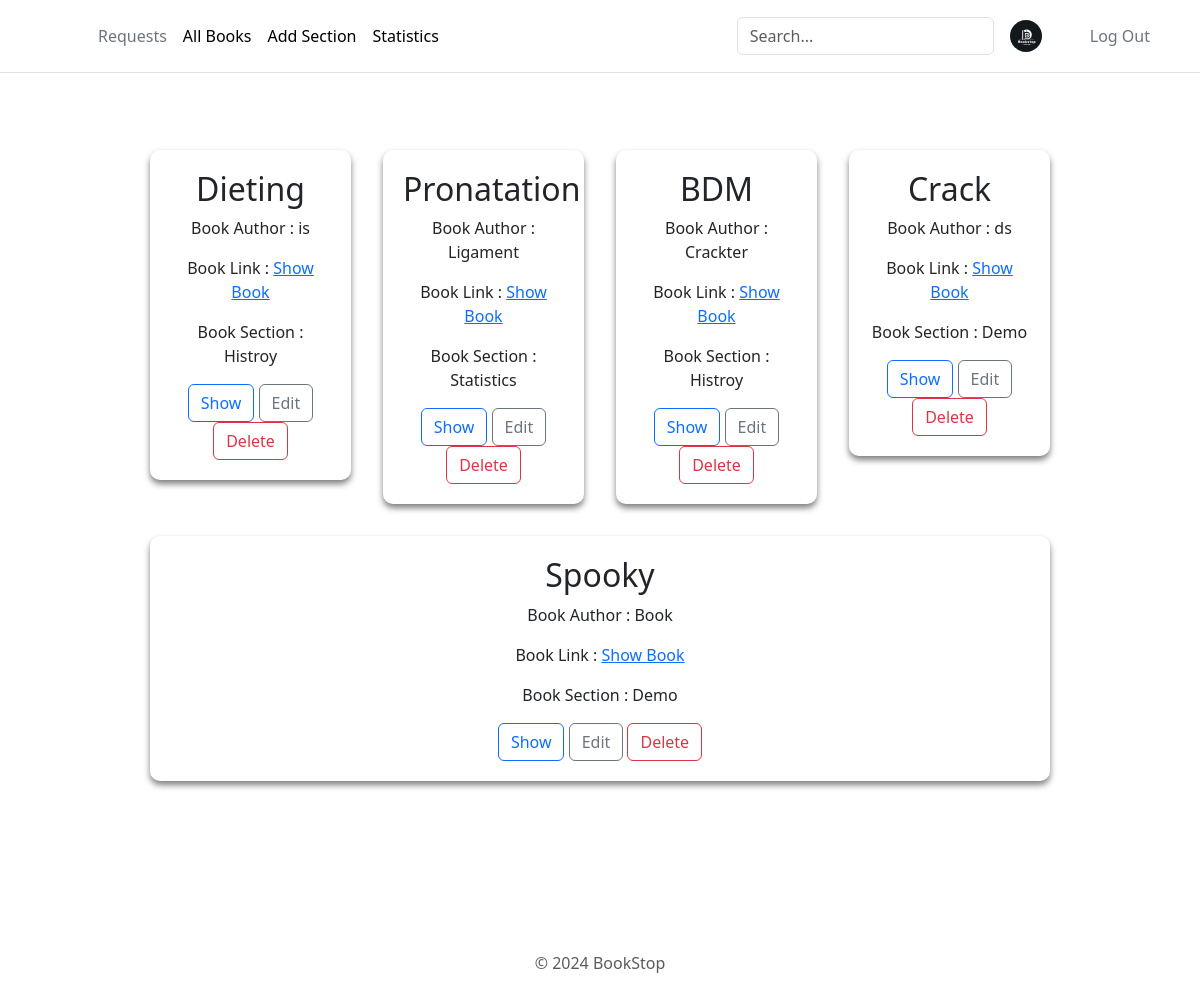
Page /showBooks (signed in) on the earlier database version.
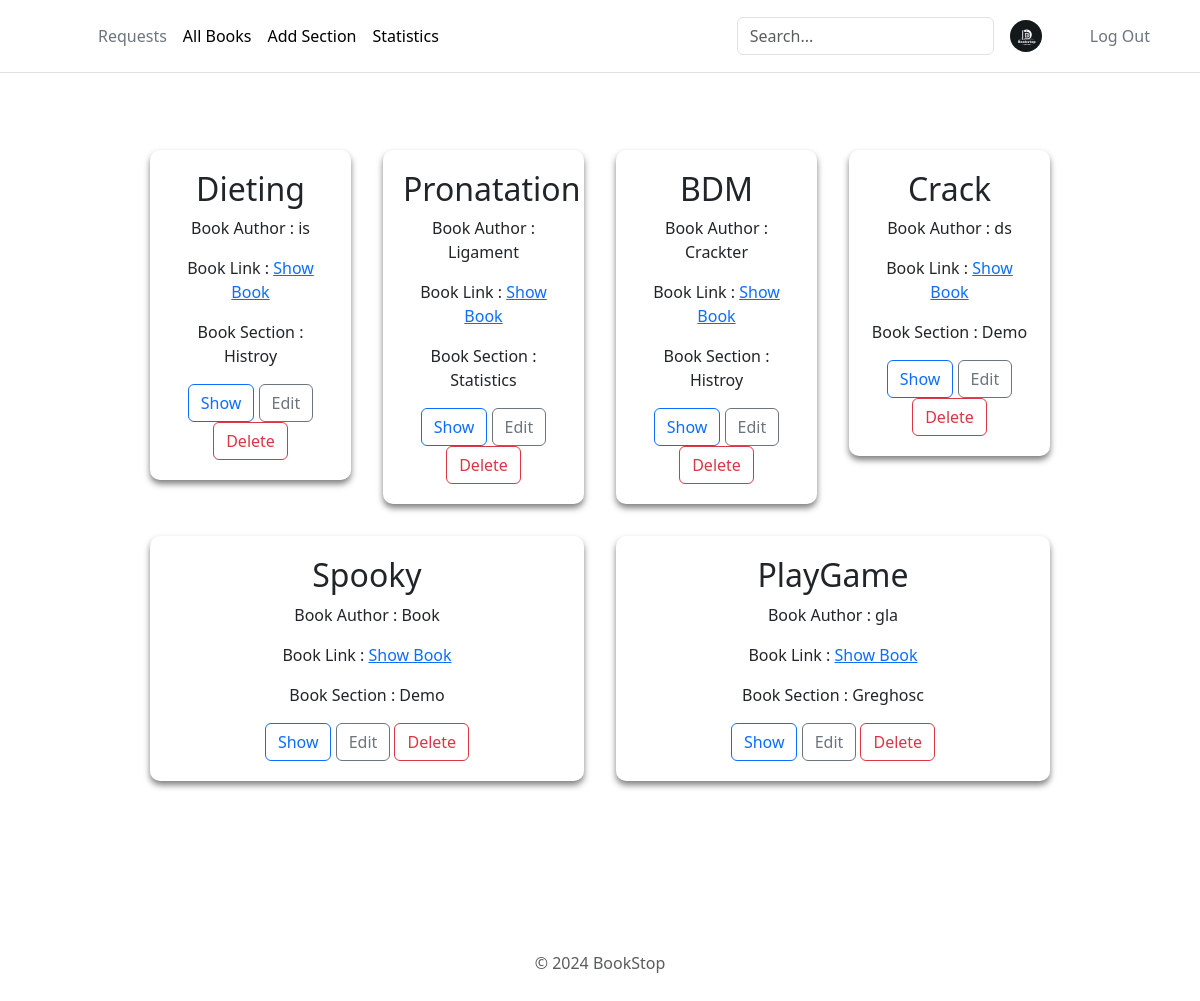
Same page on the later database version.
### app.py (models this page shows)
class Books(db.Model):
    __tablename__ = 'books'
    BookId = db.Column(db.Integer, autoincrement=True, primary_key=True)
    SectionId = db.Column(db.Integer, db.ForeignKey('section.SectionId'), nullable=False)
    Title = db.Column(db.String(50), nullable=False)
    Author = db.Column(db.String(50), nullable=False)
    Content = db.Column(db.Text)
    ImageLink = db.Column(db.String(255))

### app.py (the view)
@app.route("/showBooks", methods = ["GET","POST"])
def showBooks():
    if 'admin_id' not in session:
        return redirect(url_for('librarianLogin'))
    if request.method == 'POST':
        data = request.form.to_dict()
        f = request.files['file']
        new_filename = (data['Book-Title']+"_"+data['Author']+".pdf").replace(" ","_")
        file_path = os.path.join("books", new_filename)
        f.save(file_path)
        print(data)
        books = Books(SectionId = data['book_section'],Title=data['Book-Title'],Author=data['Author'],Content=data['Content'], ImageLink=new_filename)
        db.session.add(books)
        db.session.commit()
        print(data)
        bookSec = BookSection.query.all()
        return render_template("showBooks.html", books=bookSec)
    else:
        bookSec = BookSection.query.all()
        return render_template("showBooks.html", books=bookSec)

### templates/showBooks.html (shortened to what this page needs)
<!DOCTYPE html>
<html lang="en">
  <head>
    <link rel="stylesheet" href="/static/add-section.css" />
    {% include 'bootstrap.html' %}
  </head>
  <body>
    <div>
      {% include 'headerAdmin.html' %}
      <div>
        <div class="main-container">
          {% for book in books %}
          <div class="section-container" id="1">
            <h2>{{book.Books_Title}}</h2>
            <p>Book Author : {{book.Books_Author}}</p>
            <p>
              Book Link :
              <a
                href="{{ url_for('download_book', filename=book.Books_ImageLink) }}"
                >Show Book</a
              >
            </p>
            <div>
              <p>Book Section : {{book.Section_Title}}</p>
            </div>
            <button
              type="button"
              id="showBook{{book.BookId}}"
              class="btn btn-outline-primary"
            >
              Show
            </button>
            <button
              type="button"
              id="editBooks{{book.Books_BookId}}"
              class="btn btn-outline-secondary"
            >
              Edit
            </button>
            <form
              action="{{ url_for('deleteBook', bookId=book.Books_BookId) }}"
              method="post"
              style="display: inline"
            >
              <button type="submit" class="btn btn-outline-danger">
                Delete
              </button>
            </form>
          </div>
          {% endfor %}
        </div>
        {% include 'footer.html' %}
      </div>
    </div>
  </body>
</html>

Differences in the rows shown:
added Books: Books_Title "PlayGame", Books_Author "gla", Section_Title "Greghosc"
